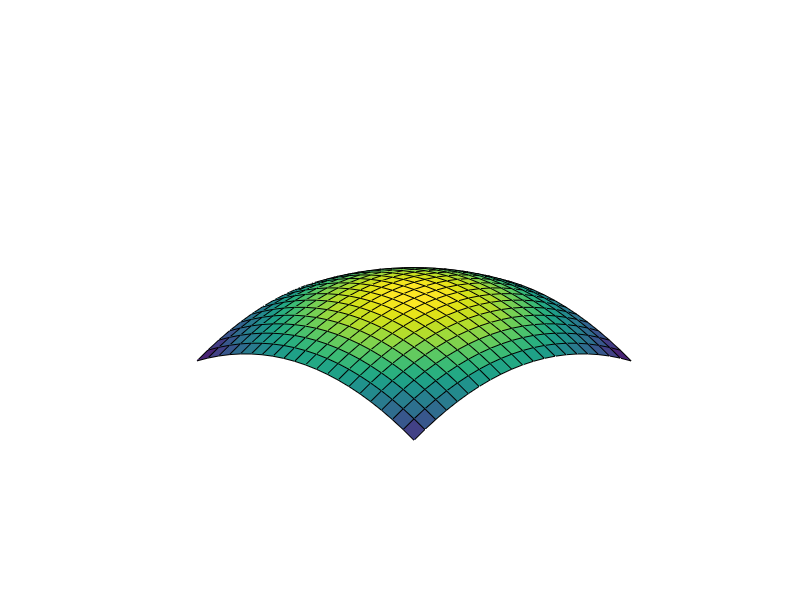

The MATLAB source for this figure: (Note: this script raises an error after producing the figure.)
% graph07_CRmfld.m
color_pink = (1/255)*[255,204,204];
color_red = (1/255)*[255,0,0];
color_blue = (1/255)*[0,0,255];
color_purple = [0.75, 0, 0.75];
color_green = [0, 1, 0];
color_yellow = [1, 1, 0];
color_black = [0, 0, 0];
color_silver = (1/255)*[224,224,224];
color_orange = [0.8500, 0.3250, 0.0980];
color_cyan = [0, 1, 1];
color_grey = [0.3, 0.3, 0.3];
color_deepRed = [0.6350, 0.0780, 0.1840];

myFig = figure;
set(gca,'XTickLabel',[]);
set(gca,'YTickLabel',[]);
set(gca,'ZTickLabel',[]);
xlim([-1.1,1.1]);
ylim([-1.1,1.1]);
zlim([-1.1,1.1]);
axis equal
grid off
axis off
view([45,45,25]);
hold on
step = 20;
xVec = [-1: 2/step: 1];
[X,Y] = meshgrid(xVec,xVec);
size_of_X = size(X);
length_of_X = size_of_X(1);
width_of_X = size_of_X(2);
Z = zeros(length_of_X, width_of_X);
for ii=1:length_of_X
    for j=1:width_of_X
        Z(ii,j) = -0.25*X(ii,j)^2 - 0.25*Y(ii,j)^2;
    end
end
myBase = surf(X,Y,Z);
myBase.FaceColor = color_blue;
myBase.EdgeColor = 'white';
myBase.FaceAlpha = 0.5;

dot01 = scatter3(0,0,0,120,'filled');
dot01.MarkerFaceColor= color_black;
dot01.MarkerEdgeColor= 'none';
x2Arrow = quiver3(0,0,0.5,0.5,0,0);
y2Arrow = quiver3(0,0,0.5,0,0.5,0);
z2Arrow = quiver3(0,0,0.5,0,0,0.5);

x2Arrow.LineWidth = 3;
x2Arrow.LineStyle='-';
x2Arrow.Color = color_black;
x2Arrow.MaxHeadSize = 2;
y2Arrow.LineWidth = 3;
y2Arrow.LineStyle='-';
y2Arrow.Color = color_black;
y2Arrow.MaxHeadSize = 2;
z2Arrow.LineWidth = 3;
z2Arrow.LineStyle='-';
z2Arrow.Color = color_black;
z2Arrow.MaxHeadSize = 2;

xLine = zeros(1,6);
yLine = zeros(1,6);
zLine = [0:0.1:0.5];
myDashLine = plot3(xLine, yLine, zLine);
myDashLine.LineWidth = 1.5;
myDashLine.LineStyle = '--';
myDashLine.Color = color_black;
myText = text(0,0.2,1,'\bf CTN');
myText.FontSize = 20;

xPvec = [-0.1:0.05:0.4];
[Xplane,Yplane] = meshgrid(xPvec, xPvec);
size_of_Xplane = size(Xplane);
length_of_Xplane = size_of_Xplane(1);
width_of_Xplane = size_of_Xplane(2);
Zplane = zeros(length_of_Xplane, width_of_Xplane);
nVec = cross([0,1,0],[-1/4,0,1/4]);
for ii=1:length_of_Xplane
    for j=1:width_of_Xplane
        Zplane(ii,j) = 0.75- nVec(1)/nVec(3)*Xplane(ii,j)...
            -nVec(2)/nVec(3)*Yplane(ii,j);
    end
end
myCRplane = surf(Xplane,Yplane,Zplane);
myCRplane.FaceColor = color_red;
myCRplane.FaceAlpha = 0.1;
myCRplane.EdgeColor = color_deepRed;
myText02 = text(1.2,0,1,'\bf CR-Plane');
myText02.FontSize = 20;
myText02.Color = color_red;
myText02.Interpreter = 'latex';
myText02.Position = [1.2, 0, 1];